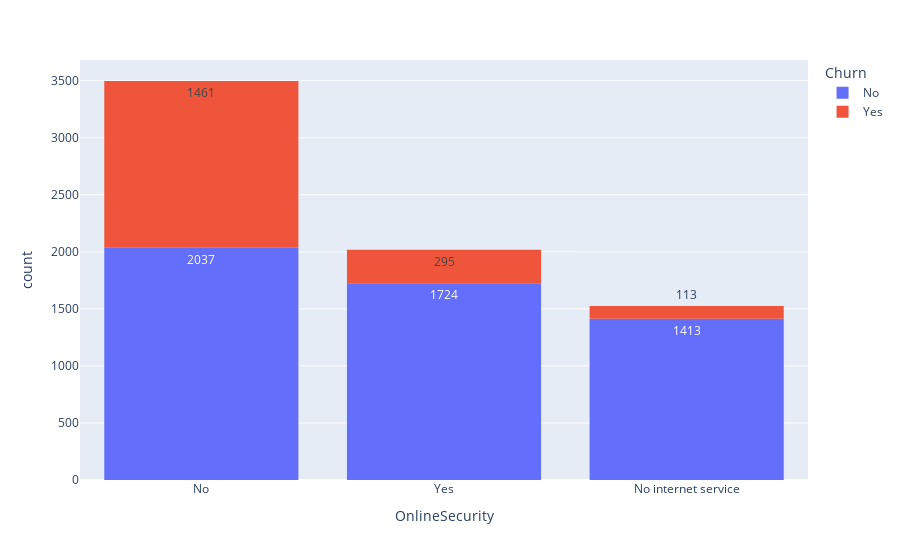

Notebook source saved alongside this figure:
### Code cell
fig = px.histogram(df, x="OnlineSecurity", color="Churn", text_auto=True)
fig.show()

### Figure 1 — Plotly figure (JSON) as saved in the notebook; plotly's stock layout.template omitted (floating-point values rounded to 4 significant figures; data arrays with more than 128 entries replaced by an {"elided": "..."} marker saying what was removed)
{"data": [{"alignmentgroup": "True", "bingroup": "x", "hovertemplate": "Churn=No<br>OnlineSecurity=%{x}<br>count=%{y}<extra></extra>", "legendgroup": "No", "marker": {"color": "#636efa", "pattern": {"shape": ""}}, "name": "No", "offsetgroup": "No", "orientation": "v", "showlegend": true, "texttemplate": "%{value}", "type": "histogram", "x": {"elided": "5174 str values"}, "xaxis": "x", "yaxis": "y"}, {"alignmentgroup": "True", "bingroup": "x", "hovertemplate": "Churn=Yes<br>OnlineSecurity=%{x}<br>count=%{y}<extra></extra>", "legendgroup": "Yes", "marker": {"color": "#EF553B", "pattern": {"shape": ""}}, "name": "Yes", "offsetgroup": "Yes", "orientation": "v", "showlegend": true, "texttemplate": "%{value}", "type": "histogram", "x": {"elided": "1869 str values"}, "xaxis": "x", "yaxis": "y"}], "layout": {"barmode": "relative", "legend": {"title": {"text": "Churn"}, "tracegroupgap": 0}, "margin": {"t": 60}, "xaxis": {"anchor": "y", "domain": [0, 1], "title": {"text": "OnlineSecurity"}}, "yaxis": {"anchor": "x", "domain": [0, 1], "title": {"text": "count"}}}}
